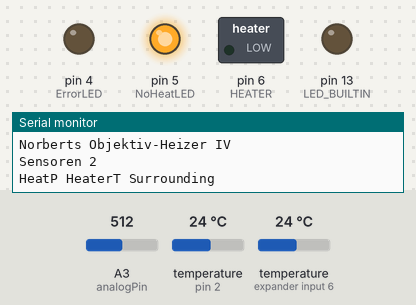
A program run on a simulated Arduino Nano, built with avr-gcc and run on an emulated ATmega328P. Shown: switched loads named in the program (green lamp = pin HIGH), output pins drawn as LEDs (lit = HIGH), the last lines printed to the serial monitor. Dashed ring = blinking. Inputs (shaded band) come from the test bench; at power-on: temperature (sensors on pin 2, expander input 6) 24 °C, A3 (analogPin) = 512.

Above: at 1.2 s.
1.3 s: temperature (sensor on pin 2) set to 34.5 °C
6.8 s: temperature (sensor on pin 2) set to 35.6 °C
At 10.2 s:
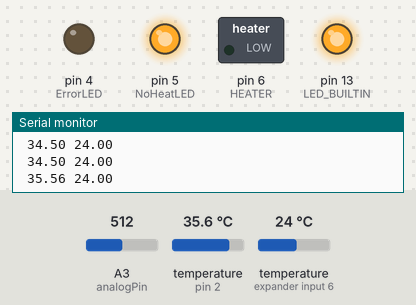
12.5 s: temperature (sensor on expander input 6) set to 23.1 °C
15.5 s: temperature (sensor on expander input 6) set to 21.8 °C
At 17.93 s:
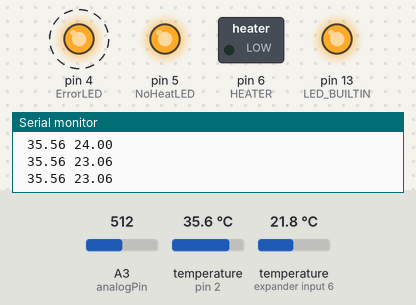
21.2 s: temperature (sensor on expander input 6) set to 28 °C
At 24.1 s:
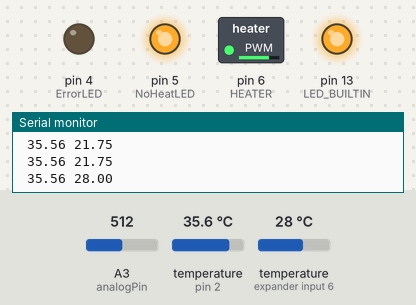
26.8 s: temperature (sensor on expander input 6) set to 24.9 °C
30.0 s: temperature (sensor on expander input 6) set to 23.8 °C
At 32.8 s:
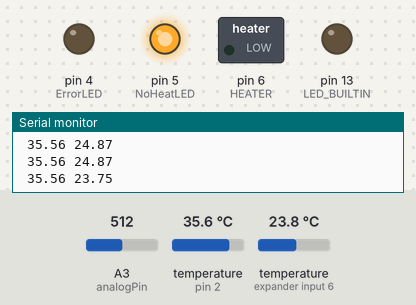
Timing chart, 0 to 36.7 s (numbered marks = the images above; inputs shaded):
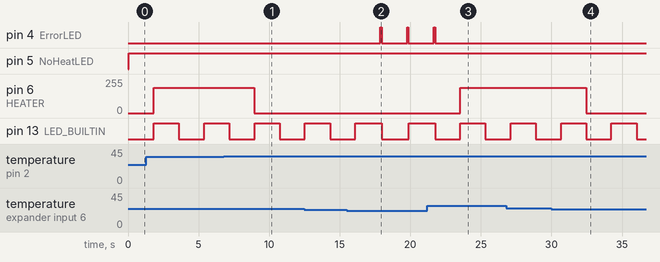

Measured:
- the behaviour switches between 35 and 35.1 °C on temperature (sensor on pin 2) (found by bisection; images 0 and 1)
- the behaviour switches between 22.7 and 22.6 °C on temperature (sensor on expander input 6) (found by bisection; images 1 and 2)
- the behaviour switches between 24.6 and 24.5 °C on temperature (sensor on expander input 6) (found by bisection; images 3 and 4)
- after the input at 6.8 s, pin 6 (HEATER): 191/255 → 0/255 after 2.2 s
- after the input at 15.5 s, pin 4 (ErrorLED): alternates HIGH for 0.10 s and LOW for 1.8 s, starting after 2.4 s
- after the input at 21.2 s, pin 4 (ErrorLED): goes on until 21.8 s, then stays LOW; pin 6 (HEATER): 0/255 → 191/255 after 2.3 s
- after the input at 30.0 s, pin 6 (HEATER): 191/255 → 0/255 after 2.5 s
- by itself, pin 13 (LED_BUILTIN): alternates HIGH for 1.8 s and LOW for 1.8 s

The program:

main.cpp
```cpp
// Problem: Outdoor and astro photogrpahy is dew a problem.
// An uncontrolled Heater is a waste of (portable=rare) energy.
// Therefor we developed a simple two-point controller.
// The target setting is just 10°C above outdoor temperature.
// This should prevent dew on the objective.
//
// Version 1: slow PID Regler I-2019
// Version 2: output on 8004 Display III-2019
// Version 3: display of input voltage IV-2010
// Version 4: replacement of PID control by 2-step control, based on practical tests 1-2020
//
//  Frank Mersch - Norbert Beyer
//
// thanks for code:
// https://github.com/milesburton/Arduino-Temperature-Control-Library/blob/master/examples/Multiple/Multiple.pde
// DS18b20 readout
//
// hint to myself
// Use old Bootloader!
//

#include <OneWire.h>
#include <DallasTemperature.h>  // temperature sensors
#include <Wire.h>               // Wire = I2C interface
#include <LiquidCrystal_I2C.h>  // Display

//If true logging is active
#define StatusPrint true

// LED-assignment
// Led "Error", red LED
// intensityred defines intensity = attention to night setup! R=6K resistor is ok
# define ErrorLED 4
# define intensityred 100

// LED "no heating", yellow LED
// intensityyellow defines Intensity
# define NoHeatLED 5
# define intensityyellow 100

// heater is at Pin 6
# define HEATER 6

// Factor to calculate digits to Volt, depends on voltage devider
# define digitV 59.27

// Offset+Hysterese for control, OutputVal limits output for smooth heating
// IF T-Heater > ErrorOT+Offset then Heater off and ErrorLED starts blinking
#define Hysterese 1.1
#define Offset 9.9
#define ErrorOT 3.0

// Norbert: change value here ;-)
#define OutputVal 75 //%

// cycle time
#define TEMP_READ_DELAY 1000 //can only read digital temp sensor every ~750ms

// I2C-Bus is Pin 2  Arduino nano
#define ONE_WIRE_BUS 2
#define DS18B20_Resolution 12

// define disply Type: 20 4 lines - 20 colums, coded to 0x27
// more details in
// http://homepage.o2mail.de/acw2011/downloads/anleitungen/lcd/lcd_1602_2004_i2c.pdf
LiquidCrystal_I2C lcd(0x27, 20, 4);

// Outside is outside temperature
// Inside is close to objective
double insidetemperature, outsidetemperature, setPoint;

// Setup a oneWire instance to communicate with any OneWire devices (not just Maxim/Dallas temperature ICs)
OneWire oneWire(ONE_WIRE_BUS);
// Pass our oneWire reference to Dallas Temperature.
DallasTemperature temperatureSensors(&oneWire);
// Heating = Inside, hard coded to prevent mistakes.
// inside of objective, outside = climate
DeviceAddress outsideThermometer = { 0x28, 0xFF, 0xD1, 0x58, 0xA2, 0x15, 0x03, 0x57 };
// 28 FF D1 58 A2 15 03 57
DeviceAddress insideThermometer = { 0x28, 0xFF, 0xD1, 0x58, 0xA2, 0x15, 0x03, 0x57 };
// time stamp of measurement
unsigned long lastTempUpdate;


// Voltmeter definition
int analogPin = A3; // pin connected to Vcc by votlage divider
int val = 0;        // Variable for reading that value

// internal LED
bool on = HIGH;

// number of linked sensors, should be 2
int number = 0;

// some variables
float Voltage;
bool Heating = false;
bool HeaterModus = false;
int i;

void error(void)
  {
  // Error Overtemperature handling
  // during runtime
  // every second a flash
  analogWrite(HEATER,0);
  digitalWrite(ErrorLED, HIGH);
  delay(100);
  digitalWrite(ErrorLED, LOW);
  }


// Init-Routine

void setup(void)
{
  // LEDs Error and HEATER
  pinMode(ErrorLED, OUTPUT);
  pinMode(HEATER, OUTPUT);
  pinMode(NoHeatLED, OUTPUT);
  pinMode(LED_BUILTIN, OUTPUT);

  // Reference for voltage
  analogReference(EXTERNAL);

  // LCD start
  // Header
  lcd.noBacklight(); // backlight off - astro application otherwise lcd.backlight()
  lcd.setCursor(0, 0);
  lcd.print("Astropower 4.0");

  // Start of sensor library
  temperatureSensors.begin();
  //less than two sensors = no Heating
  number          = temperatureSensors.getDeviceCount();
  temperatureSensors.setResolution(insideThermometer,DS18B20_Resolution);
  temperatureSensors.setResolution(outsideThermometer,DS18B20_Resolution);

  // not two sensors
  if (number!=2)
      {
        lcd.setCursor(3, 2);
        lcd.print("kein Heizen");
        // lcd.print("no heating")
        HeaterModus = false;
        digitalWrite(NoHeatLED,  intensityyellow);
      }
  else
      {
        HeaterModus = true;
        digitalWrite(NoHeatLED,0);
      }

  if (StatusPrint)
      {
        // start serial port USB
        Serial.begin(9600);
        Serial.println("Norberts Objektiv-Heizer IV ");
        // Serial.println("Norberts Objektiv-Heating IV ");
        Serial.print ("Sensoren ");
        // Serial.print ("Sensors ");
        Serial.println(number);
        if (!temperatureSensors.getAddress(insideThermometer, 0)) Serial.println("Sensor Heizung nicht gefunden");
        //   if (!temperatureSensors.getAddress(insideThermometer, 0)) Serial.println("Sensor Heater not found");
        if (!temperatureSensors.getAddress(outsideThermometer, 1)) Serial.println("Sensor Raum nicht gefunden");
        //   if (!temperatureSensors.getAddress(outsideThermometer, 1)) Serial.println("Sensor Outside not found");
        Serial.println("HeatP HeaterT Surrounding");
      }
} // end init


//call repeatedly in loop, only updates after a certain time interval
//returns true if update happened
bool updateTemperature()
  {
        if ((millis() - lastTempUpdate) > TEMP_READ_DELAY)
        {
          insidetemperature = temperatureSensors.getTempC(insideThermometer); //get temp reading
          outsidetemperature = temperatureSensors.getTempC(outsideThermometer); //get temp reading
          lastTempUpdate = millis();
          temperatureSensors.requestTemperatures(); //request reading for next time
          return true;
        }
        return false;
}
// end update Temperature

/*
 Start of main program
*/

void loop(void)
  { // two sensors found
      if (HeaterModus){
        if (updateTemperature())
        {
          // calculate setpoint above surrounding
          setPoint = Offset + outsidetemperature;

          if (insidetemperature < setPoint)
          {
            // Heating on
            Heating = true;
          }
          if (insidetemperature >(setPoint+Hysterese))
          {
            Heating = false;
          }
          if (insidetemperature>(setPoint+ErrorOT))
          {
            // to hot = emergency off
            Heating = false;
            error();
          }
          if (Heating)
          {
            analogWrite(HEATER, OutputVal*2.55);
          }
          else
          {
            analogWrite(HEATER, 0);
          }
          lcd.setCursor(0,3);
          lcd.print("Th= ");
          lcd.print(insidetemperature);
          lcd.setCursor(10,3);
          lcd.print("To= ");
          lcd.print(outsidetemperature);
          lcd.setCursor(0,2);
          lcd.print("P = ");
          lcd.print(OutputVal);
          lcd.print("% ");
          if (Heating)
            { lcd.print("an "); }
          else
            {lcd.print("off"); }

          if (StatusPrint)
            {
              Serial.print(" ");
              Serial.print(insidetemperature);
              Serial.print(" ");
              Serial.println(outsidetemperature);
            } // Ende Statusprint
        }
        else
        // nicht Heizen Modus
        {
          digitalWrite(NoHeatLED,  intensityyellow);
        }
        // Ende Heating

        // Internal LED blinks as ok indicator .
        if (on==HIGH)
          {on = LOW; }
        else
          {on=HIGH; }
        digitalWrite(LED_BUILTIN, on);
       // end Blink-LED
       // waitung for next value
       // measuring voltage during that time
       val =0;
       // average by 20 values
       for (i=1;i<=20;i++)
       {
         val = val + analogRead(analogPin); // Pin einlesen
         delay(TEMP_READ_DELAY/20);
       }
       val = val/20;
       lcd.setCursor(0,1);
       lcd.print("Ub= ");
       Voltage = (val/digitV);
       lcd.print(Voltage);
       lcd.print(" Volt ");
      }
   }
```
